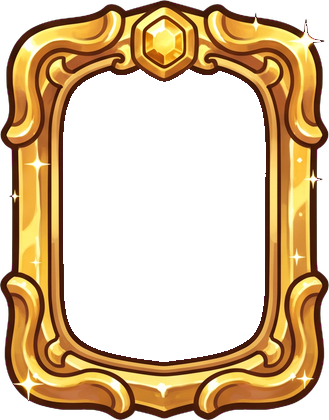
#> input picture assets/ui/kit/frames/card_legendary.png, 329 x 420 px, given in place of 53.webp, which was not available
$ python process_hud_art.py ../assets/ui/kit/frames/card_legendary.png
#> lines starting #> are read from the running program, lines starting #| are printed output that depends on the picture
# -*- coding: utf-8 -*-
"""Кнопка "Меню" в місті (арт гравця): синя плашка з рунами по кутах і
трьома рисками-гамбургером зліва. Текстуру зменшуємо до висоти кнопки
(StyleBoxTexture малює краї 1:1), а лівий край разом із рисками в 9-slice
не тягнеться — риски лишаються рівними, напис стає праворуч від них."""
import os
import numpy as np
from PIL import Image

SRC = r"C:\Users\ibogd\AppData\Local\Temp\claude\D--Claude-code\84884892-6418-4a4b-9745-9370c228148c\images"
DST = r"D:\Claude code\idle survivor_like\assets\ui\theme\button_menu.png"
HEIGHT = 48


def main():
    img = Image.open(os.path.join(SRC, "53.webp")).convert("RGBA")
#> img is the input picture: PIL image 329x420 RGBA; mean R, G, B, A 129.4, 77.4, 63.5, 125.4
    a = np.array(img)[:, :, 3]
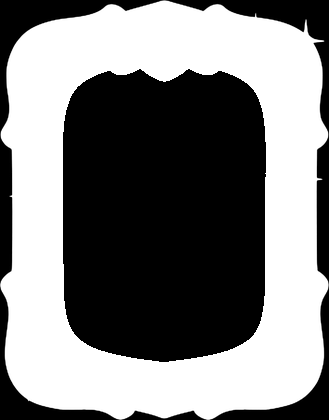
#> a: shape (420, 329); min 0, max 255, mean 125.4
    ys, xs = np.nonzero(a > 8)
    img = img.crop((xs.min(), ys.min(), xs.max() + 1, ys.max() + 1))
    s = HEIGHT / img.height
#> s = 0.114
    out = img.convert("RGBa").resize((round(img.width * s), HEIGHT), Image.LANCZOS).convert("RGBA")
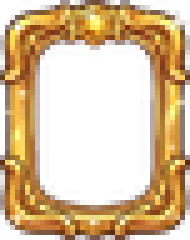
#> out: PIL image 38x48 RGBA (shown 5 times larger); mean R, G, B, A 98.8, 68.2, 31.3, 125.4; transparent parts drawn white
    out.save(DST, "PNG", optimize=True)
    # Риски в оригіналі (після обрізки) ~ x 150..330, край лівої частини ~372.
    print("OK", out.size, "scale %.3f" % s, "left cap ~%d" % round(372 * s), "right corner ~%d" % round(105 * s))
#| OK (38, 48) scale 0.114 left cap ~43 right corner ~12


def arrow():
    """Стрілка гортання (вибір данжу): висока синя плашка з рунами по кутах
    і золотим шевроном посередині. Плашка тягнеться лише вздовж, тож
    шеврон вирізаємо (інакше його витягнуло б) — кнопка малює його іконкою
    по центру. Місце під ним замальовуємо вертикальною інтерполяцією: бічні
    канти плашки однакові по всій висоті. Права стрілка — дзеркальний шеврон."""
    theme = os.path.dirname(DST)
    img = Image.open(os.path.join(SRC, "60.webp")).convert("RGBA")
    a = np.array(img)[:, :, 3]
    ys, xs = np.nonzero(a > 8)
    img = img.crop((xs.min(), ys.min(), xs.max() + 1, ys.max() + 1))
    orig = np.array(img)
    clean = orig.copy()
    # Шеврон зі світінням (після обрізки): x 30..170, y 860..1080.
    x0, x1, y0, y1 = 30, 170, 860, 1080
    top = clean[y0 - 1, x0:x1].astype(np.float32)
    bottom = clean[y1, x0:x1].astype(np.float32)
    h = y1 - y0
    for i in range(h):
        t = (i + 1) / (h + 1)
        clean[y0 + i, x0:x1] = (top * (1 - t) + bottom * t).astype(np.uint8)
    o = orig[y0:y1, x0:x1].astype(np.float32)
    c = clean[y0:y1, x0:x1].astype(np.float32)
    diff = np.abs(o[:, :, :3] - c[:, :, :3]).sum(axis=2)
    layer = o.copy()
    layer[:, :, 3] = np.minimum(o[:, :, 3], np.clip(diff / 60.0, 0, 1) * 255.0)
    chevron = Image.fromarray(layer.astype(np.uint8), "RGBA")
    cb = np.array(chevron)[:, :, 3]
    ys, xs = np.nonzero(cb > 6)
    chevron = chevron.crop((xs.min(), ys.min(), xs.max() + 1, ys.max() + 1))

    s = ARROW_WIDTH / img.width
    frame = Image.fromarray(clean, "RGBA").convert("RGBa").resize(
        (ARROW_WIDTH, round(img.height * s)), Image.LANCZOS).convert("RGBA")
    frame.save(os.path.join(theme, "arrow_frame.png"), "PNG", optimize=True)
    size = (round(chevron.width * s), round(chevron.height * s))
    left = chevron.convert("RGBa").resize(size, Image.LANCZOS).convert("RGBA")
    left.save(os.path.join(theme, "arrow_chevron_left.png"), "PNG", optimize=True)
    left.transpose(Image.FLIP_LEFT_RIGHT).save(os.path.join(theme, "arrow_chevron_right.png"), "PNG", optimize=True)
    print("OK arrow frame", frame.size, "chevron", size, "corners ~%d" % round(62 * s))


ARROW_WIDTH = 60

if __name__ == "__main__":
    import sys
    if "--arrow" in sys.argv:
        arrow()
    else:
        main()
